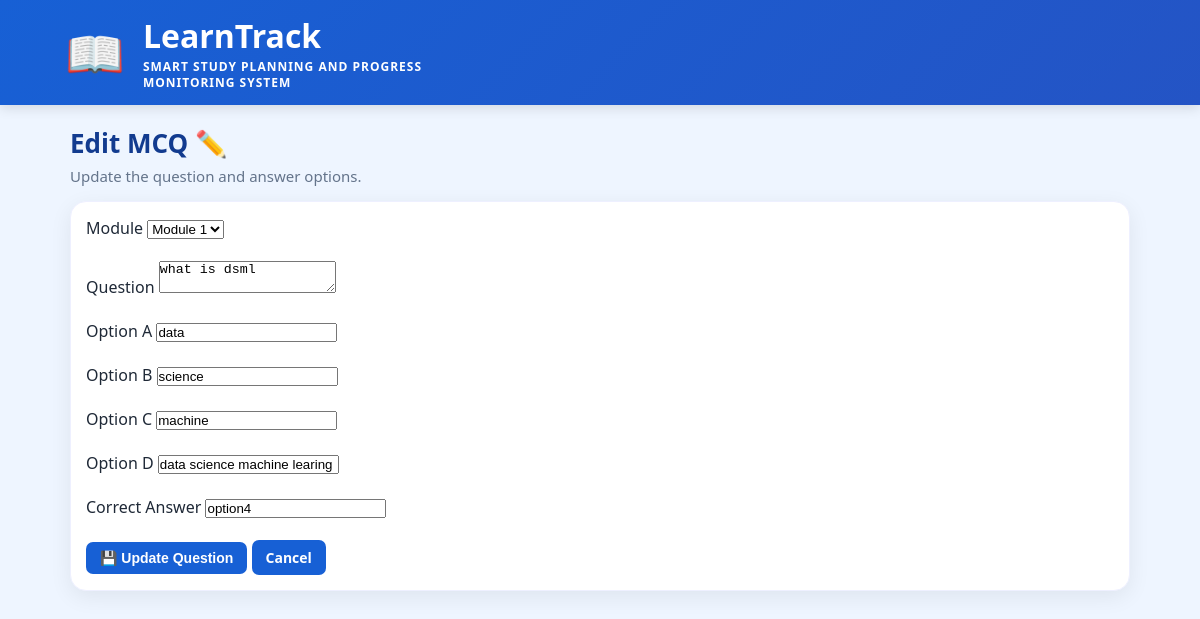
Page /edit-mcq/16/ on the committed database.
### core/models.py (models this page shows, shortened)
class MCQ(models.Model):
    module = models.ForeignKey(
        Module,
        on_delete=models.CASCADE,
        related_name='mcqs'
    )
    question = models.TextField()
    option1 = models.CharField(max_length=255)
    option2 = models.CharField(max_length=255)
    option3 = models.CharField(max_length=255)
    option4 = models.CharField(max_length=255)
    correct_answer = models.CharField(max_length=255)

### core/views.py (the view, shortened to what this page needs)
# urls.py: path('edit-mcq/<int:mcq_id>/', views.edit_mcq, name='edit_mcq'),
def edit_mcq(request, mcq_id):
    mcq = MCQ.objects.get(id=mcq_id)
    modules = Module.objects.all()
    return render(
        request,
        'edit_mcq.html',
        {
            'mcq': mcq,
            'modules': modules
        }
    )

### templates/edit_mcq.html (shortened to what this page needs)
{% extends 'base.html' %}
{% block content %}
<div class="dashboard">
    <div class="dashboard-header">
        <div>
            <h1>Edit MCQ ✏️</h1>
            <p>Update the question and answer options.</p>
        </div>
    </div>
    <div class="card">
        <form method="POST">
            <label>Module</label>
            <select name="module" required>
                {% for module in modules %}
                    <option value="{{ module.id }}"
                        {% if module.id == mcq.module.id %}selected{% endif %}>
                        Module {{ module.module_number }}
                    </option>
                {% endfor %}
            </select>
            <br><br>
            <label>Question</label>
            <textarea name="question" required>{{ mcq.question }}</textarea>
            <br><br>
            <label>Option A</label>
            <input type="text" name="option1" value="{{ mcq.option1 }}" required>
            <br><br>
            <label>Option B</label>
            <input type="text" name="option2" value="{{ mcq.option2 }}" required>
            <br><br>
            <label>Option C</label>
            <input type="text" name="option3" value="{{ mcq.option3 }}" required>
            <br><br>
            <label>Option D</label>
            <input type="text" name="option4" value="{{ mcq.option4 }}" required>
            <br><br>
            <label>Correct Answer</label>
            <input type="text"
                   name="correct_answer"
                   value="{{ mcq.correct_answer }}"
                   required>
            <br><br>
            <button type="submit" class="dashboard-button">
                💾 Update Question
            </button>
            <a href="{% url 'module_questions' mcq.module.id %}"
               class="dashboard-button">
                Cancel
            </a>
        </form>
    </div>
</div>
{% endblock %}

### static/css/style.css (style rules this page uses)
* { margin: 0; padding: 0; box-sizing: border-box; }
body { font-family: "Segoe UI", Arial, sans-serif; background: #eef5ff; color: #1f2937; }
.dashboard { max-width: 1100px; margin: auto; padding: 40px 30px; }
.dashboard h1 { font-size: 32px; color: #312e81; margin-bottom: 8px; }
.card { background: white; padding: 28px; border-radius: 16px; box-shadow: 0 6px 22px rgba(0, 0, 0, 0.07); border: 1px solid #eef0ff; transition: 0.25s; }
button { border: none; cursor: pointer; }
a { text-decoration: none; }
.dashboard { max-width: 1100px; margin: auto; padding: 38px 30px; }
.dashboard-header h1 { font-size: 32px; color: #123b8f; margin-bottom: 6px; }
.dashboard-header p { color: #64748b; font-size: 15px; margin-bottom: 28px; }
.dashboard-button { display: inline-block; padding: 8px 14px; border-radius: 7px; background: #1760d5; color: white; font-size: 13px; font-weight: 600; border: none; cursor: pointer; }
.dashboard { padding: 20px; }
.dashboard-header { margin-bottom: 15px; }
.dashboard-header h1 { margin: 0; font-size: 26px; }
.dashboard-header p { margin: 5px 0; }
.card { padding: 15px; margin-bottom: 15px; }
.dashboard-button { padding: 8px 14px; font-size: 14px; }

### rows in the picture
MCQ: module "Module 1", question "what is dsml", option1 "data", option2 "science", option3 "machine", option4 "data science machine learing", correct_answer "option4"
